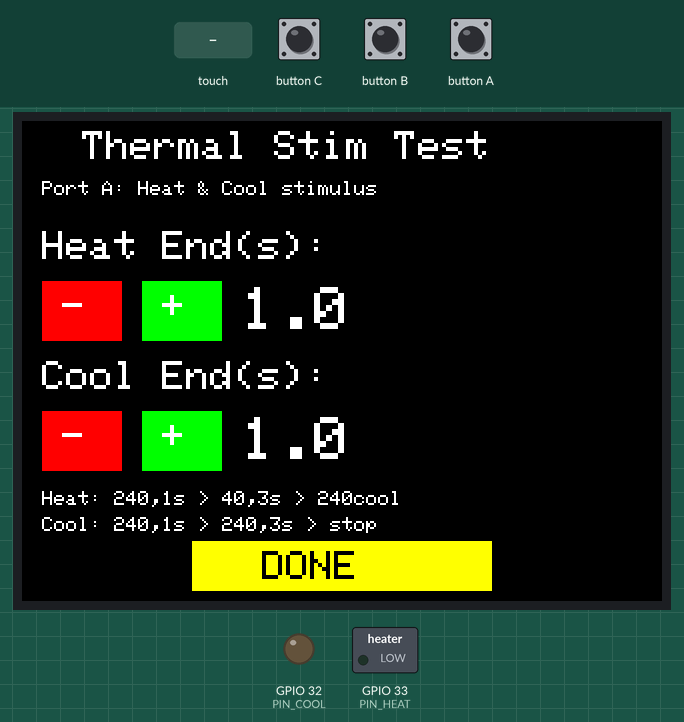
Recording of a program running on a simulated ESP32. On the bench: 320×240 colour display, switched loads named in the program (green lamp = pin HIGH), output pins drawn as LEDs (lit = HIGH). The inputs (shaded band) are chosen by the test bench. What the program prints to the serial monitor is not drawn.

Above: at 1.4 s.
1.5 s: touch panel pressed at 13 % / 70 % of its raw x / y range
At 2.2 s:
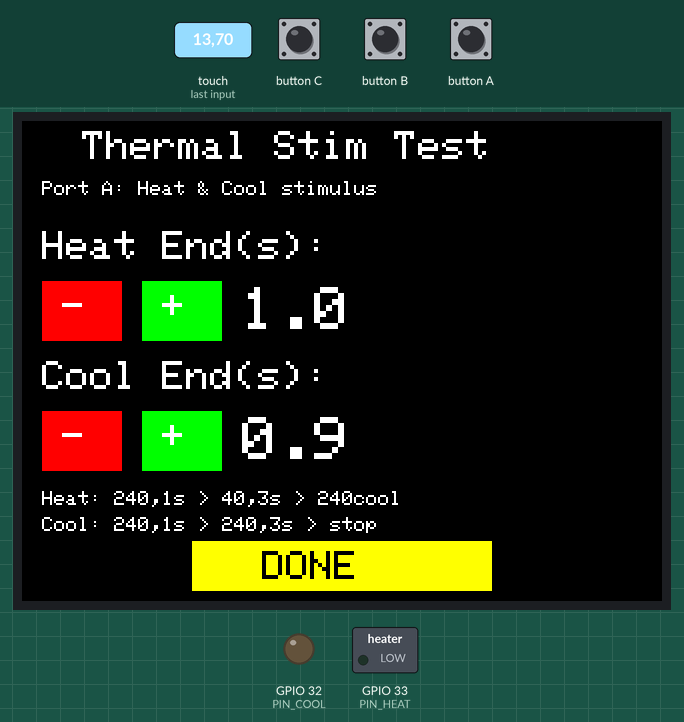
3.0 s: touch panel pressed at 38 % / 90 % of its raw x / y range
At 3.5 s:
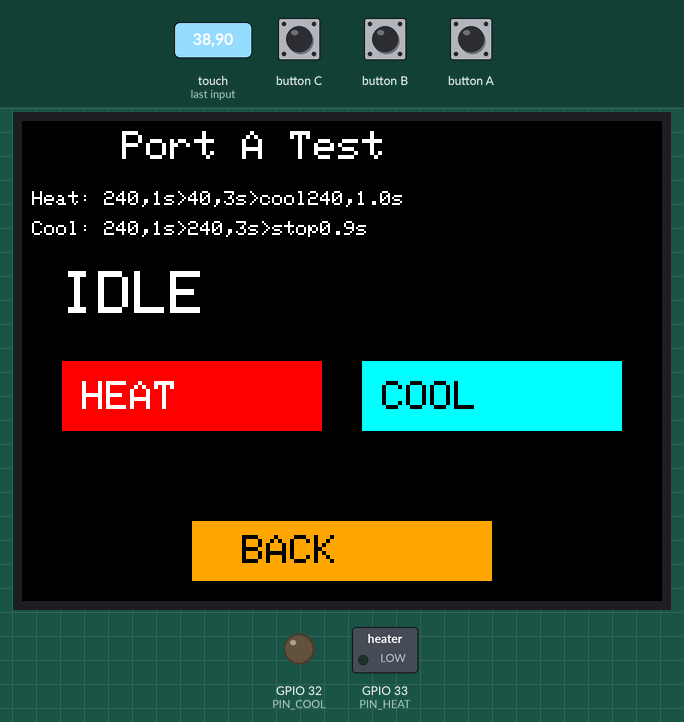
4.5 s: touch panel pressed at 13 % / 50 % of its raw x / y range
At 6.3 s:
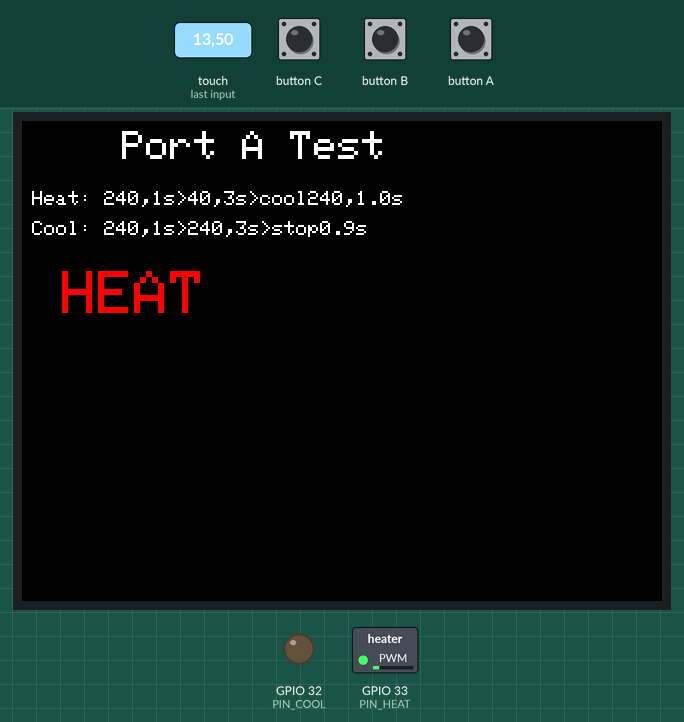
10.5 s: touch panel pressed at 62 % / 50 % of its raw x / y range
At 12.1 s:
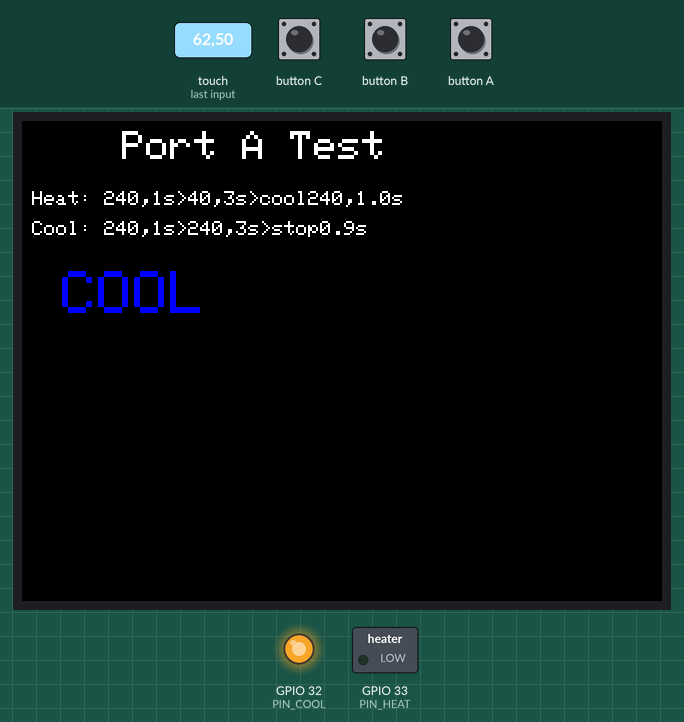
16.5 s: touch panel pressed at 87 % / 50 % of its raw x / y range
At 16.9 s:
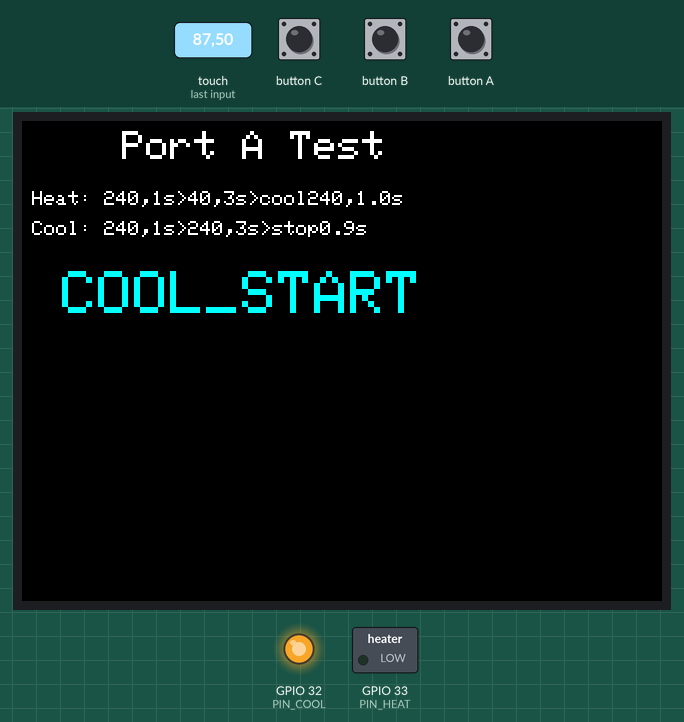
Timing chart, 0 to 22.0 s (numbered marks = the images above; inputs shaded):
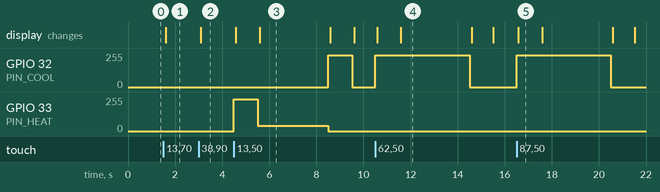

Measured:
- after the input at 1.5 s, the display: changes after 0.09 s (image 1)
- after the input at 3.0 s, the display: changes after 0.10 s (image 2)
- after the input at 4.5 s, GPIO 32 (PIN_COOL): 0/255 → 239/255 after 4.0 s, → 0/255 1.0 s later; GPIO 33 (PIN_HEAT): 0/255 → 239/255 at once, → 40/255 1.0 s later, → 0/255 3.0 s later; the display: first changes after 0.08 s (image 3 shows a later state)
- after the input at 10.5 s, GPIO 32 (PIN_COOL): 0/255 → 239/255 at once, → 0/255 4.0 s later; the display: first changes after 0.08 s (image 4 shows a later state)
- after the input at 16.5 s, GPIO 32 (PIN_COOL): 0/255 → 239/255 at once, → 0/255 4.0 s later; the display: changes after 0.08 s (image 5)
- what the display in image 3 shows lasts 3.0 s, from 5.6 s to 8.6 s
- what the display in image 5 shows lasts 1.0 s, from 16.6 s to 17.6 s

The program:

main.cpp
```cpp
#include <M5Unified.h>

// --- ピン定義 (Port A: GPIO 32, 33) ---
const int PIN_COOL = 32;  // Cool用 (PWM0)
const int PIN_HEAT = 33;  // Heat用 (PWM1)

// --- 温刺激パラメータ ---
// heat_start (固定)
int heatStartPower = 240;          // PWM240
unsigned long heatStartTimeMs = 1000;  // 1秒

// heat (固定)
int heatPower = 40;                // PWM40
unsigned long heatTimeMs = 3000;   // 3秒

// heat_end (時間のみ調整可能)
int heatEndPower = 240;            // PWM240で冷却
float heatEndTimeSec = 1.0;        // 秒 (0.1秒刻みで調整可能)

// --- 冷刺激パラメータ ---
// cool_start (固定)
int coolStartPower = 240;          // PWM240
unsigned long coolStartTimeMs = 1000;  // 1秒

// cool (固定)
int coolPower = 240;               // PWM240
unsigned long coolTimeMs = 3000;   // 3秒

// cool_end (時間のみ調整可能)
int coolEndPower = 0;              // PWM0 (停止)
float coolEndTimeSec = 1.0;        // 秒 (0.1秒刻みで調整可能)

// --- 内部変数 ---
enum State {
  STATE_IDLE,
  STATE_HEAT_START,
  STATE_HEAT,
  STATE_HEAT_END,
  STATE_COOL_START,
  STATE_COOL,
  STATE_COOL_END
};

State currentState = STATE_IDLE;
unsigned long stateStartTime = 0;
unsigned long heatEndDurationMs = 0;
unsigned long coolEndDurationMs = 0;

// PWMチャンネル
const int PWM_CH_COOL = 0;
const int PWM_CH_HEAT = 1;
const int PWM_FREQ = 1000;
const int PWM_RES = 8;

// 設定画面の変数
bool settingComplete = false;

// 関数プロトタイプ
void setPeltier(int powerCool, int powerHeat);
void startHeatStimulus();
void startCoolStimulus();
void stopPeltier();
void drawSettingUI();
void drawRunningUI();
void handleSettingTouch();

void setup() {
  auto cfg = M5.config();
  M5.begin(cfg);

  Serial.begin(115200);
  M5.Display.setBrightness(255);

  // PWM設定
  ledcSetup(PWM_CH_COOL, PWM_FREQ, PWM_RES);
  ledcSetup(PWM_CH_HEAT, PWM_FREQ, PWM_RES);
  ledcAttachPin(PIN_COOL, PWM_CH_COOL);
  ledcAttachPin(PIN_HEAT, PWM_CH_HEAT);

  // 終了時間をミリ秒に変換
  heatEndDurationMs = (unsigned long)(heatEndTimeSec * 1000);
  coolEndDurationMs = (unsigned long)(coolEndTimeSec * 1000);

  Serial.println("========================================");
  Serial.println("Peltier Thermal Stimulus Test");
  Serial.println("Port A (GPIO 32=Cool, 33=Heat)");
  Serial.println("========================================");

  drawSettingUI();
}

void loop() {
  M5.update();

  if (!settingComplete) {
    handleSettingTouch();
    return;
  }

  // 状態マシン
  unsigned long elapsed = millis() - stateStartTime;

  switch (currentState) {
    case STATE_HEAT_START:
      if (elapsed >= heatStartTimeMs) {
        Serial.println("Phase: HEAT");
        setPeltier(0, heatPower);
        currentState = STATE_HEAT;
        stateStartTime = millis();
        drawRunningUI();
      }
      break;

    case STATE_HEAT:
      if (elapsed >= heatTimeMs) {
        Serial.println("Phase: HEAT_END (Cooling)");
        setPeltier(heatEndPower, 0);
        currentState = STATE_HEAT_END;
        stateStartTime = millis();
        drawRunningUI();
      }
      break;

    case STATE_HEAT_END:
      if (elapsed >= heatEndDurationMs) {
        stopPeltier();
        currentState = STATE_IDLE;
        Serial.println("Heat Stimulus Complete.\n");
        drawRunningUI();
      }
      break;

    case STATE_COOL_START:
      if (elapsed >= coolStartTimeMs) {
        Serial.println("Phase: COOL");
        setPeltier(coolPower, 0);
        currentState = STATE_COOL;
        stateStartTime = millis();
        drawRunningUI();
      }
      break;

    case STATE_COOL:
      if (elapsed >= coolTimeMs) {
        Serial.println("Phase: COOL_END");
        setPeltier(coolEndPower, 0);
        currentState = STATE_COOL_END;
        stateStartTime = millis();
        drawRunningUI();
      }
      break;

    case STATE_COOL_END:
      if (elapsed >= coolEndDurationMs) {
        stopPeltier();
        currentState = STATE_IDLE;
        Serial.println("Cool Stimulus Complete.\n");
        drawRunningUI();
      }
      break;

    case STATE_IDLE:
      auto t = M5.Touch.getDetail();
      if (t.wasPressed()) {
        int x = t.x;
        int y = t.y;

        // HEAT STIMボタン
        if (y >= 120 && y <= 155 && x >= 20 && x <= 150) {
          startHeatStimulus();
          drawRunningUI();
        }
        // COOL STIMボタン
        else if (y >= 120 && y <= 155 && x >= 170 && x <= 300) {
          startCoolStimulus();
          drawRunningUI();
        }
        // BACKボタン
        else if (y >= 200 && y <= 230 && x >= 85 && x <= 235) {
          settingComplete = false;
          drawSettingUI();
        }
      }
      break;
  }

  delay(10);
}

// --- 制御関数 ---

void startHeatStimulus() {
  Serial.println("\n=== HEAT STIMULUS START ===");
  Serial.println("Phase: HEAT_START");
  setPeltier(0, heatStartPower);
  currentState = STATE_HEAT_START;
  stateStartTime = millis();
}

void startCoolStimulus() {
  Serial.println("\n=== COOL STIMULUS START ===");
  Serial.println("Phase: COOL_START");
  setPeltier(coolStartPower, 0);
  currentState = STATE_COOL_START;
  stateStartTime = millis();
}

void stopPeltier() {
  setPeltier(0, 0);
}

void setPeltier(int powerCool, int powerHeat) {
  ledcWrite(PWM_CH_COOL, powerCool);
  ledcWrite(PWM_CH_HEAT, powerHeat);
}

// --- UI関数 ---

void drawSettingUI() {
  M5.Display.clear(BLACK);
  M5.Display.setTextColor(WHITE);
  M5.Display.setTextSize(2);
  M5.Display.setCursor(30, 5);
  M5.Display.println("Thermal Stim Test");

  M5.Display.setTextSize(1);
  M5.Display.setCursor(10, 30);
  M5.Display.println("Port A: Heat & Cool stimulus");

  // Heat End Time調整
  M5.Display.setTextSize(2);
  M5.Display.setCursor(10, 55);
  M5.Display.println("Heat End(s):");

  M5.Display.fillRect(10, 80, 40, 30, RED);
  M5.Display.setTextColor(WHITE);
  M5.Display.setCursor(20, 85);
  M5.Display.println("-");

  M5.Display.fillRect(60, 80, 40, 30, GREEN);
  M5.Display.setCursor(70, 85);
  M5.Display.println("+");

  M5.Display.setTextSize(3);
  M5.Display.setCursor(110, 83);
  M5.Display.printf("%.1f", heatEndTimeSec);

  // Cool End Time調整
  M5.Display.setTextSize(2);
  M5.Display.setCursor(10, 120);
  M5.Display.println("Cool End(s):");

  M5.Display.fillRect(10, 145, 40, 30, RED);
  M5.Display.setCursor(20, 150);
  M5.Display.println("-");

  M5.Display.fillRect(60, 145, 40, 30, GREEN);
  M5.Display.setCursor(70, 150);
  M5.Display.println("+");

  M5.Display.setTextSize(3);
  M5.Display.setCursor(110, 148);
  M5.Display.printf("%.1f", coolEndTimeSec);

  // 固定パラメータ表示
  M5.Display.setTextSize(1);
  M5.Display.setCursor(10, 185);
  M5.Display.println("Heat: 240,1s > 40,3s > 240cool");
  M5.Display.setCursor(10, 198);
  M5.Display.println("Cool: 240,1s > 240,3s > stop");

  // DONEボタン
  M5.Display.fillRect(85, 210, 150, 25, YELLOW);
  M5.Display.setTextColor(BLACK);
  M5.Display.setTextSize(2);
  M5.Display.setCursor(120, 215);
  M5.Display.println("DONE");
}

void handleSettingTouch() {
  auto t = M5.Touch.getDetail();
  if (!t.wasPressed()) return;

  int x = t.x;
  int y = t.y;
  bool redraw = false;

  // Heat End Time調整 (0.1秒刻み)
  if (y >= 80 && y <= 110) {
    if (x >= 10 && x <= 50) {
      heatEndTimeSec -= 0.1;
      if (heatEndTimeSec < 0) heatEndTimeSec = 0;
      heatEndDurationMs = (unsigned long)(heatEndTimeSec * 1000);
      redraw = true;
    } else if (x >= 60 && x <= 100) {
      heatEndTimeSec += 0.1;
      heatEndDurationMs = (unsigned long)(heatEndTimeSec * 1000);
      redraw = true;
    }
  }

  // Cool End Time調整 (0.1秒刻み)
  if (y >= 145 && y <= 175) {
    if (x >= 10 && x <= 50) {
      coolEndTimeSec -= 0.1;
      if (coolEndTimeSec < 0) coolEndTimeSec = 0;
      coolEndDurationMs = (unsigned long)(coolEndTimeSec * 1000);
      redraw = true;
    } else if (x >= 60 && x <= 100) {
      coolEndTimeSec += 0.1;
      coolEndDurationMs = (unsigned long)(coolEndTimeSec * 1000);
      redraw = true;
    }
  }

  // DONEボタン
  if (y >= 210 && y <= 235 && x >= 85 && x <= 235) {
    settingComplete = true;
    drawRunningUI();
    return;
  }

  if (redraw) drawSettingUI();
}

void drawRunningUI() {
  M5.Display.clear(BLACK);
  M5.Display.setTextColor(WHITE);
  M5.Display.setTextSize(2);
  M5.Display.setCursor(50, 5);
  M5.Display.println("Port A Test");

  M5.Display.setTextSize(1);
  M5.Display.setCursor(5, 35);
  M5.Display.printf("Heat: 240,1s>40,3s>cool240,%.1fs", heatEndTimeSec);
  M5.Display.setCursor(5, 50);
  M5.Display.printf("Cool: 240,1s>240,3s>stop%.1fs", coolEndTimeSec);

  const char* stateText = "IDLE";
  uint16_t stateColor = WHITE;

  switch (currentState) {
    case STATE_HEAT_START:
      stateText = "HEAT_START";
      stateColor = ORANGE;
      break;
    case STATE_HEAT:
      stateText = "HEAT";
      stateColor = RED;
      break;
    case STATE_HEAT_END:
      stateText = "HEAT_END";
      stateColor = YELLOW;
      break;
    case STATE_COOL_START:
      stateText = "COOL_START";
      stateColor = CYAN;
      break;
    case STATE_COOL:
      stateText = "COOL";
      stateColor = BLUE;
      break;
    case STATE_COOL_END:
      stateText = "COOL_END";
      stateColor = PURPLE;
      break;
    case STATE_IDLE:
      stateText = "IDLE";
      stateColor = WHITE;
      break;
  }

  M5.Display.setTextSize(3);
  M5.Display.setTextColor(stateColor);
  M5.Display.setCursor(20, 75);
  M5.Display.println(stateText);

  if (currentState == STATE_IDLE) {
    // HEAT STIMボタン
    M5.Display.fillRect(20, 120, 130, 35, RED);
    M5.Display.setTextColor(WHITE);
    M5.Display.setTextSize(2);
    M5.Display.setCursor(30, 130);
    M5.Display.println("HEAT");

    // COOL STIMボタン
    M5.Display.fillRect(170, 120, 130, 35, CYAN);
    M5.Display.setTextColor(BLACK);
    M5.Display.setCursor(180, 130);
    M5.Display.println("COOL");

    // BACKボタン
    M5.Display.fillRect(85, 200, 150, 30, ORANGE);
    M5.Display.setTextColor(BLACK);
    M5.Display.setCursor(110, 207);
    M5.Display.println("BACK");
  }
}
```
